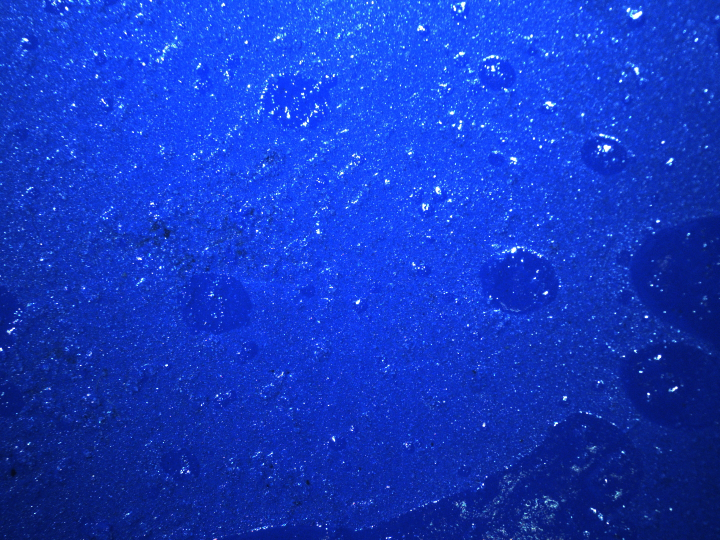
#> input picture exp/2.jpg, 1440 x 1080 px (shown at 1/2 size)
$ python picture.py
#> lines starting #> are read from the running program, lines starting #| are printed output that depends on the picture
"""
import matplotlib.pyplot as plt
import matplotlib.patches as patches
import cv2

# 加载图像
img = cv2.imread('/home/code/unsupervised-light-enhance-ICLR2025-main/results/middle_org/I/83.jpg')
img = cv2.cvtColor(img, cv2.COLOR_BGR2RGB)

# 设置局部放大区域（左上角点、宽高）
x, y, w, h = 1000, 600, 200, 120  # 根据图像选择

# 创建图像窗口
fig, ax = plt.subplots()

# 显示原图
ax.imshow(img)

# 在主图中加一个框（表示要放大的区域）
rect = patches.Rectangle((x, y), w, h, linewidth=2, edgecolor='lightblue', facecolor='none')
ax.add_patch(rect)

# 添加一个 inset axes 显示放大区域
from mpl_toolkits.axes_grid1.inset_locator import zoomed_inset_axes, mark_inset, inset_axes

# axins = zoomed_inset_axes(ax, zoom=3, loc='upper right')  # 放大倍率、位置
axins = inset_axes(ax, width="200%", height="200%", bbox_to_anchor=(1.0, 1.0, 0.1, 0.1),
                   bbox_transform=ax.transAxes, borderpad=1)
axins.imshow(img)
axins.set_xlim(x, x + w)
axins.set_ylim(y + h, y)  # 注意y轴方向相反

# 去掉坐标轴
axins.axis('off')

# 在放大图中加框（用于标出放大区域）
# rect_zoom = patches.Rectangle((x, y), w, h, linewidth=2, edgecolor='lightblue', facecolor='none')
# axins.add_patch(rect_zoom)

# 画连接线
# mark_inset(ax, axins, loc1=2, loc2=4, fc="none", ec="lightblue")

plt.axis('off')
plt.tight_layout()
plt.show()


import matplotlib.pyplot as plt
import matplotlib.patches as patches
from mpl_toolkits.axes_grid1.inset_locator import inset_axes
import cv2

# -------- 参数设置 --------
image_path = '/home/code/unsupervised-light-enhance-ICLR2025-main/results/middle_org/I/83.jpg'
zoom_color = 'lightcoral'
zoom_regions = [(130, 150, 20, 20), (130, 250, 20, 20)]  # x, y, w, h
zoom_factor = 6  # 放大倍数

# -------- 加载图像 --------
img = cv2.imread(image_path)
img = cv2.cvtColor(img, cv2.COLOR_BGR2RGB)
height, width, _ = img.shape

# -------- 创建主图 --------
fig, ax = plt.subplots(figsize=(10, 6))
ax.imshow(img)
ax.axis('off')

# -------- 绘制主图区域框 + 放大图 --------
for i, (x, y, w, h) in enumerate(zoom_regions):
    # 在主图中画框
    rect = patches.Rectangle((x, y), w, h, linewidth=2, edgecolor=zoom_color, facecolor='none')
    ax.add_patch(rect)

    # 创建放大图（使用inset_axes）
    axins = inset_axes(ax, width="15%", height="15%",
                       loc='center right',
                       bbox_to_anchor=(0.98, 0.65 - i*0.35, 1, 1),  # 垂直排列位置
                       bbox_transform=ax.transAxes)

    # 显示放大区域
    axins.imshow(img)
    axins.set_xlim(x, x + w)
    axins.set_ylim(y + h, y)  # 注意y轴方向

    # 在放大图上添加红色边框
    rect_zoom = patches.Rectangle((x, y), w, h, linewidth=2,
                                 edgecolor=zoom_color, facecolor='none')
    axins.add_patch(rect_zoom)

    # 添加放大指示线
    ax.annotate('', xy=(x+w, y+h/2), xytext=(1.02, 0.65 - i*0.35),
                arrowprops=dict(arrowstyle="->", color=zoom_color, linewidth=1.5),
                xycoords='data', textcoords=ax.transAxes)

    # 添加放大标记
    axins.text(0.05, 0.95, f'{zoom_factor}X',
              transform=axins.transAxes,
              color='white', backgroundcolor=zoom_color,
              fontsize=10, fontweight='bold')

# 调整布局，确保放大图靠近主图
plt.subplots_adjust(right=0.85)
plt.tight_layout()
plt.show()

"""

import cv2
import numpy as np
import matplotlib.pyplot as plt

# 读取图像
# img = cv2.imread('/home/code/unsupervised-light-enhance-ICLR2025-main/results/middle_org/I/83.jpg')
img = cv2.imread('2.jpg')
#> img is the input picture: shape (1080, 1440, 3); mean B, G, R 196, 56.5, 19.8
img = cv2.cvtColor(img, cv2.COLOR_BGR2RGB)

# 定义两个框的位置：[x1, y1, x2, y2]
boxes = [
    [300, 0, 300, 264],  # 90, 53
    [900, 750, 300, 264]
]

colores = [
    (255, 0, 0),
    (0, 255, 0)
]

# 放大倍数
scale = 2
zoomed_patches = []

# 原图复制，用于绘制矩形
img_draw = img.copy()

for i in range(0, len(boxes)):
    box = boxes[i]
    x1, y1, W, H = box
    x2 = x1 + W
    y2 = y1 + H
    # 画框（线宽固定为1-2）
    # if i == 0:
    cv2.rectangle(img_draw, (x1, y1), (x2, y2), color=colores[i], thickness=2)

    # 裁剪原始区域（不带框）
    patch = img[y1:y2, x1:x2]
    # 放大
    patch_zoomed = cv2.resize(patch, (patch.shape[1]*scale, patch.shape[0]*scale), interpolation=cv2.INTER_NEAREST)
    # 添加边框（统一固定宽度）
    patch_zoomed = cv2.copyMakeBorder(patch_zoomed, 5, 5, 5, 5, cv2.BORDER_CONSTANT, value=colores[i])
    zoomed_patches.append(patch_zoomed)
#> this loop made 2 passes
#> pass 1, `patch_zoomed = cv2.resize(patch, (patch.shape[1]*scale, patch.shape[0]..`:
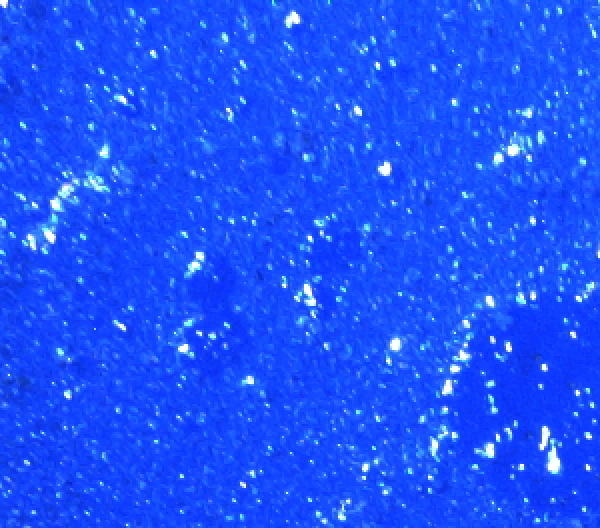
#> patch_zoomed: shape (528, 600, 3); mean R, G, B 29.6, 83.2, 250.6
#> pass 1, `patch_zoomed = cv2.copyMakeBorder(patch_zoomed, 5, 5, 5, 5, cv2.BORDER..`:
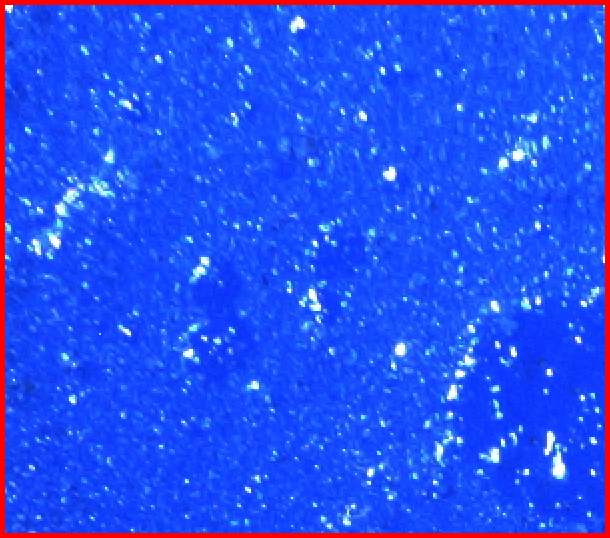
#> patch_zoomed: shape (538, 610, 3); mean R, G, B 37.4, 80.3, 241.9
#> pass 2, `patch = img[y1:y2, x1:x2]`:
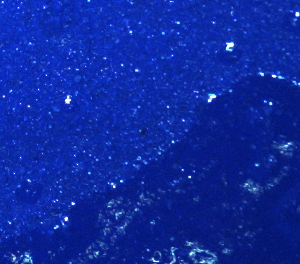
#> patch: shape (264, 300, 3); mean R, G, B 14.5, 41, 158.5
#> after the loop:
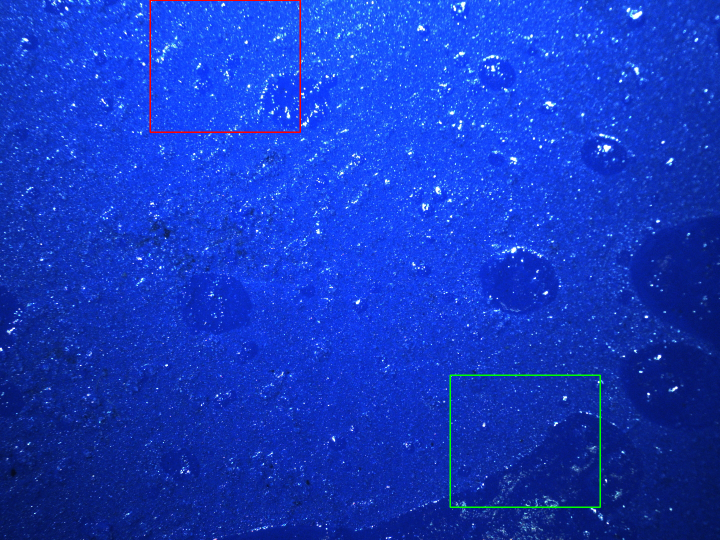
#> img_draw: shape (1080, 1440, 3) (shown at 1/2 size); mean R, G, B 20.3, 56.8, 195.2
#> after the loop, zoomed_patches = 2 items

# 垂直拼接放大图
zoomed_column = np.vstack(zoomed_patches)
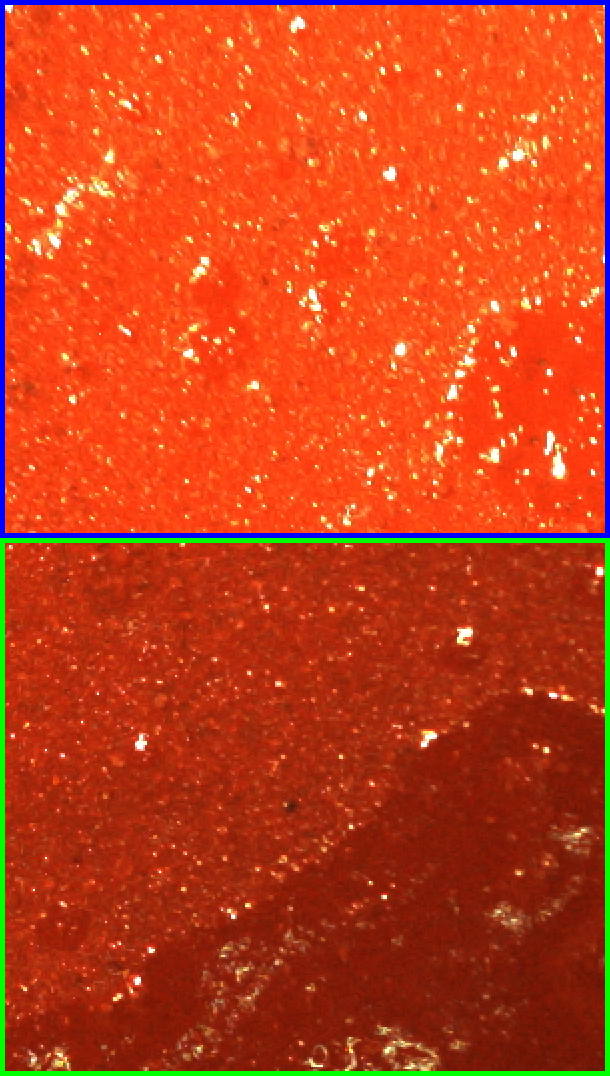
#> zoomed_column: shape (1076, 610, 3); mean of channels 0, 1, 2 25.7, 64.4, 197.4; drawn as B, G, R

# 补齐原图高度以匹配放大图
height_diff = zoomed_column.shape[0] - img_draw.shape[0]
#> height_diff = -4
if height_diff > 0:
    img_padded = cv2.copyMakeBorder(img_draw, 0, height_diff, 0, 0, cv2.BORDER_CONSTANT, value=(255, 255, 255))
else:
    img_padded = img_draw
    zoomed_column = cv2.copyMakeBorder(zoomed_column, 0, -height_diff, 0, 0, cv2.BORDER_CONSTANT, value=(255, 255, 255))
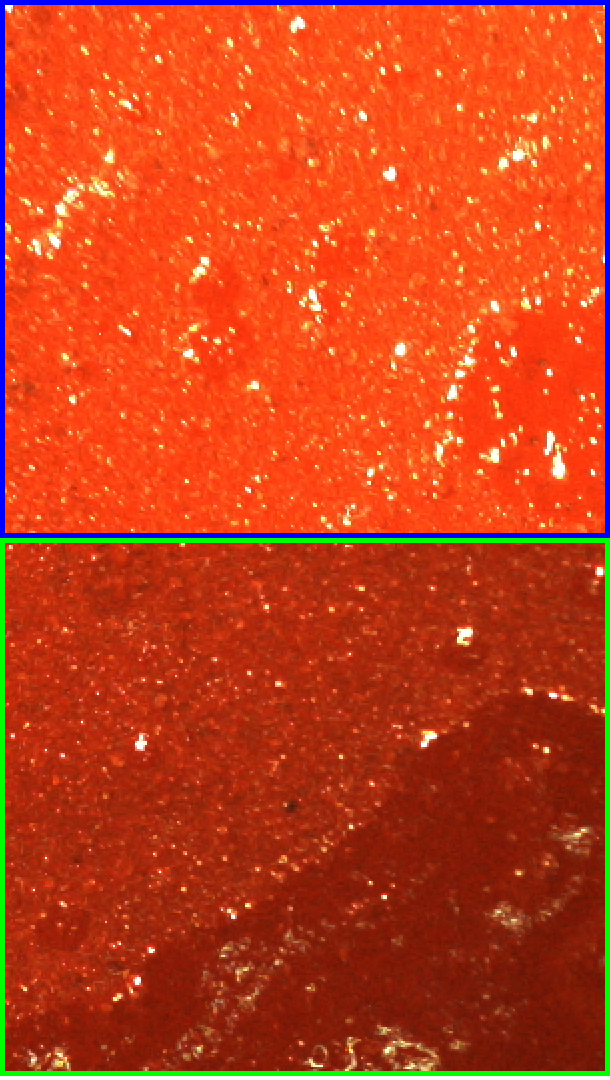
#> zoomed_column: shape (1080, 610, 3); mean of channels 0, 1, 2 26.5, 65.1, 197.7; drawn as B, G, R

# 水平拼接
result = np.hstack((img_padded, zoomed_column))
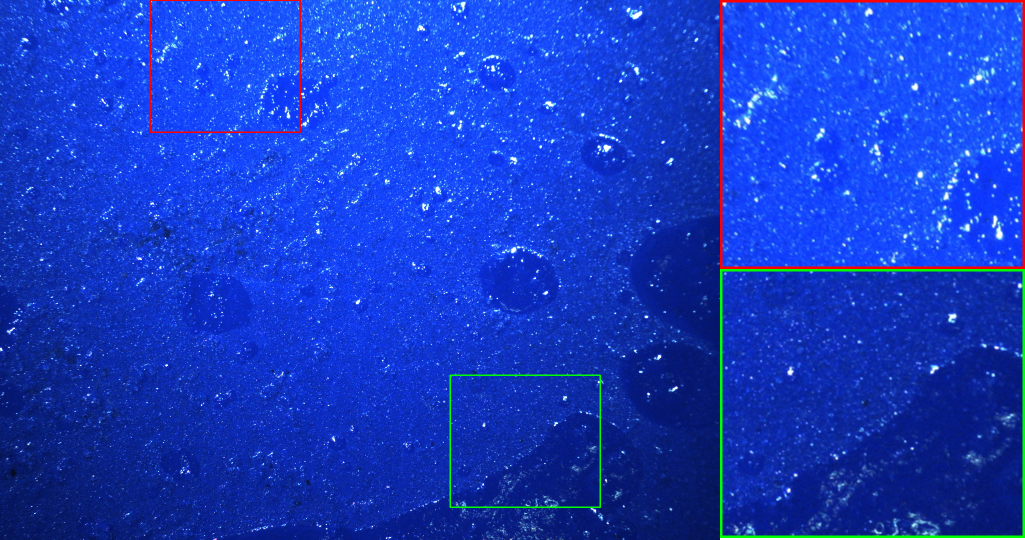
#> result: shape (1080, 2050, 3) (shown at 1/2 size); mean R, G, B 22.1, 59.3, 195.9

# 显示结果
plt.figure(figsize=(12, 6))
plt.imshow(result)
plt.axis('off')
plt.tight_layout()
plt.show()
